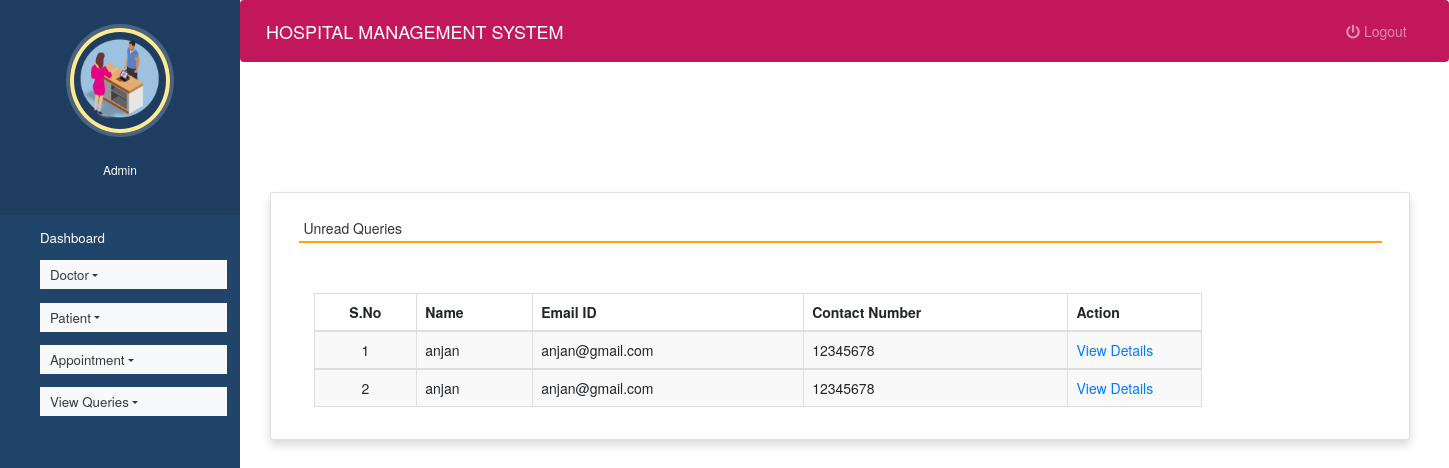
Page /read_queries (signed in) on the earlier database version.
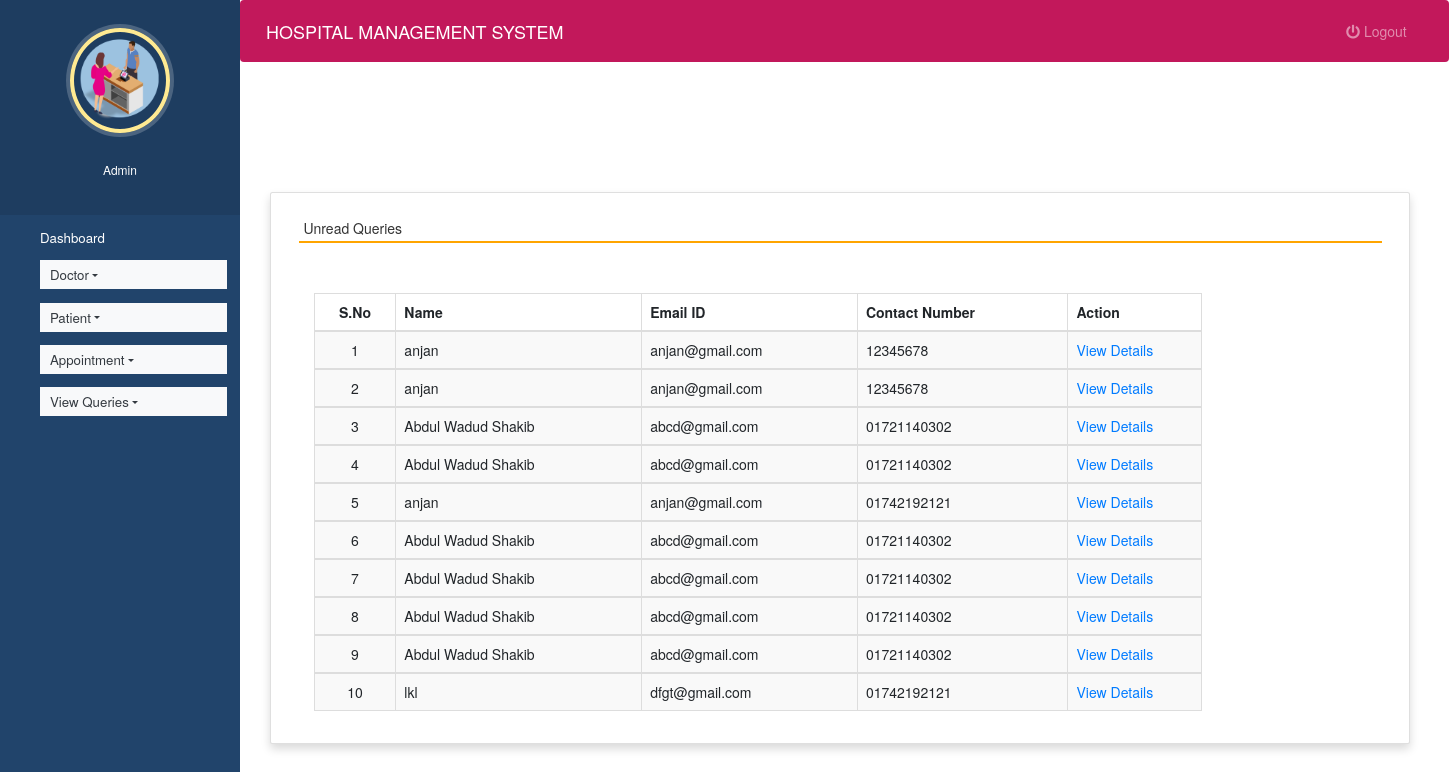
Same page on the later database version.
### hospitals/models.py (models this page shows, shortened)
class Contact(models.Model):
    name = models.CharField(max_length=100, null=True)
    contact = models.CharField(max_length=15, null=True)
    email = models.CharField(max_length=50, null=True)
    subject = models.CharField(max_length=100, null=True)
    message = models.CharField(max_length=300, null=True)
    msgdate = models.DateField(null=True)
    isread = models.CharField(max_length=10,null=True)

### hospitals/views.py (the view)
# urls.py: path('read_queries', read_queries, name='read_queries'),
def read_queries(request):
    if not request.user.is_authenticated:
        return redirect('login')
    contact = Contact.objects.filter(isread="yes")
    return render(request,'unread_queries.html', locals())

### hospitals/templates/unread_queries.html (shortened to what this page needs)
{% extends 'admin_nav.html' %}
{% load static %}
{% block content %}
<head>
 <link rel="stylesheet" href="https://maxcdn.bootstrapcdn.com/bootstrap/3.4.1/css/bootstrap.min.css">
  <link rel="stylesheet" href="https://cdnjs.cloudflare.com/ajax/libs/font-awesome/4.7.0/css/font-awesome.min.css">
  <link rel="stylesheet" href="https://use.fontawesome.com/releases/v5.6.3/css/all.css">
</head>
<br><br><br><br>
<div class="container card shadow m-5">
    <div class="card-body">
        <h5 class="p-2" style="border-bottom: 2px solid orange">Unread Queries</h5>
		<div class="container mt-5">
            <table id="example" class="table table-striped table-bordered" style="width:80%">
			<thead>
                                    <tr>
                                        <th class="text-center">S.No</th>
                                        <th class="d-none d-sm-table-cell">Name</th>
                                        <th class="d-none d-sm-table-cell">Email ID</th>
                                        <th class="d-none d-sm-table-cell">Contact Number</th>
                                        <th class="d-none d-sm-table-cell" style="width: 15%;">Action</th>
                                    </tr>
                                </thead>
                                {% for i in contact %}
                                <tbody>
                                    <tr>
                                        <td class="text-center">{{forloop.counter}}</td>
                                        <td class="font-w600">{{i.name}}</td>
                                        <td class="font-w600">{{i.email}}</td>
                                        <td class="font-w600">{{i.contact}}</td>
                                        <td class="font-w600"><a href="{% url 'view_queries' i.id %}" class="text-primary">View Details</a></td>
                                    </tr>
                                        {% endfor %}
                                </tbody>
            </table>
        </div>
    </div>
</div>
{% endblock content %}

Differences in the rows shown:
added Contact: name "Abdul Wadud Shakib", email "abcd@gmail.com", contact "01721140302"
added Contact: name "Abdul Wadud Shakib", email "abcd@gmail.com", contact "01721140302"
added Contact: name "anjan", email "anjan@gmail.com", contact "01742192121"
added Contact: name "Abdul Wadud Shakib", email "abcd@gmail.com", contact "01721140302"
added Contact: name "Abdul Wadud Shakib", email "abcd@gmail.com", contact "01721140302"
added Contact: name "Abdul Wadud Shakib", email "abcd@gmail.com", contact "01721140302"
added Contact: name "Abdul Wadud Shakib", email "abcd@gmail.com", contact "01721140302"
added Contact: name "lkl", email "dfgt@gmail.com", contact "01742192121"
